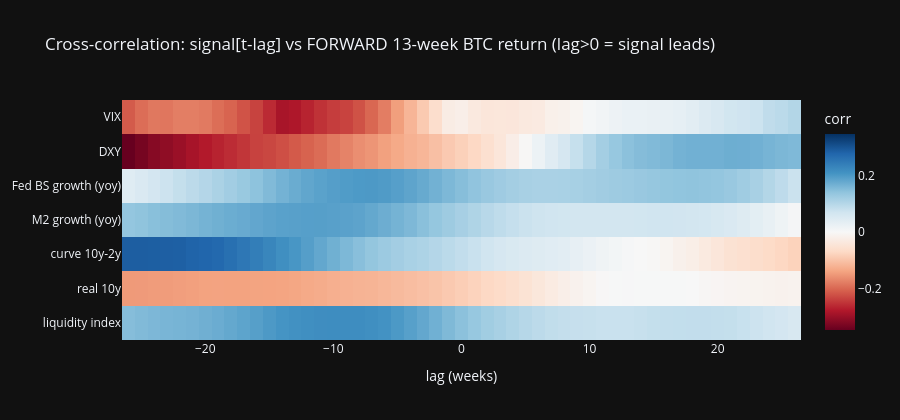

This figure's notebook cell:
### Code cell
lag_axis = list(range(LEAD_MIN, LEAD_MAX + 1))
mat, names = [], []
for name, r in lead_results.items():
    cc_map = dict(r["cc"])
    mat.append([cc_map.get(lg, np.nan) for lg in lag_axis])
    names.append(name)

fig = go.Figure(data=go.Heatmap(
    z=mat, x=lag_axis, y=names, colorscale="RdBu", zmid=0,
    colorbar=dict(title="corr"),
))
fig.update_layout(
    title="Cross-correlation: signal[t-lag] vs FORWARD 13-week BTC return (lag>0 = signal leads)",
    xaxis_title="lag (weeks)", template="plotly_dark", height=420,
)
fig.show()

### Figure 1 — Plotly figure (JSON) as saved in the notebook; plotly's stock layout.template omitted (floating-point values rounded to 4 significant figures; data arrays with more than 128 entries replaced by an {"elided": "..."} marker saying what was removed)
{"data": [{"colorbar": {"title": {"text": "corr"}}, "colorscale": [[0, "rgb(103,0,31)"], [0.1, "rgb(178,24,43)"], [0.2, "rgb(214,96,77)"], [0.3, "rgb(244,165,130)"], [0.4, "rgb(253,219,199)"], [0.5, "rgb(247,247,247)"], [0.6, "rgb(209,229,240)"], [0.7, "rgb(146,197,222)"], [0.8, "rgb(67,147,195)"], [0.9, "rgb(33,102,172)"], [1, "rgb(5,48,97)"]], "type": "heatmap", "x": [-26, -25, -24, -23, -22, -21, -20, -19, -18, -17, -16, -15, -14, -13, -12, -11, -10, -9, -8, -7, -6, -5, -4, -3, -2, -1, 0, 1, 2, 3, 4, 5, 6, 7, 8, 9, 10, 11, 12, 13, 14, 15, 16, 17, 18, 19, 20, 21, 22, 23, 24, 25, 26], "y": ["liquidity index", "real 10y", "curve 10y-2y", "M2 growth (yoy)", "Fed BS growth (yoy)", "DXY", "VIX"], "z": {"elided": "7x53 float values"}, "zmid": 0}], "layout": {"height": 420, "title": {"text": "Cross-correlation: signal[t-lag] vs FORWARD 13-week BTC return (lag>0 = signal leads)"}, "xaxis": {"title": {"text": "lag (weeks)"}}}}
